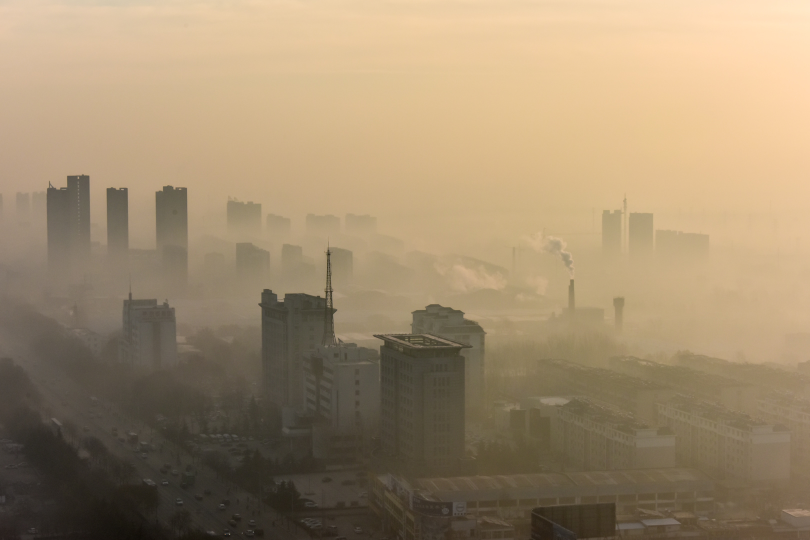
#> input picture CVwork/worker1/img_2.png, 1620 x 1080 px (shown at 1/2 size)
$ python dark2.py
#> lines starting #> are read from the running program, lines starting #| are printed output that depends on the picture
import cv2
import numpy as np


def zmMinFilterGray(src, r=7):
    '''最小值滤波，r是滤波器半径'''
    return cv2.erode(src, np.ones((2 * r + 1, 2 * r + 1)))


def guidedfilter(I, p, r, eps):
    height, width = I.shape
    m_I = cv2.boxFilter(I, -1, (r, r))
    m_p = cv2.boxFilter(p, -1, (r, r))
    m_Ip = cv2.boxFilter(I * p, -1, (r, r))
    cov_Ip = m_Ip - m_I * m_p

    m_II = cv2.boxFilter(I * I, -1, (r, r))
    var_I = m_II - m_I * m_I

    a = cov_Ip / (var_I + eps)
    b = m_p - a * m_I

    m_a = cv2.boxFilter(a, -1, (r, r))
    m_b = cv2.boxFilter(b, -1, (r, r))
    return m_a * I + m_b


def Defog(m, r, eps, w, maxV1):                 # 输入rgb图像，值范围[0,1]
    '''计算大气遮罩图像V1和光照值A, V1 = 1-t/A'''
    V1 = np.min(m, 2)                           # 得到暗通道图像
    Dark_Channel = zmMinFilterGray(V1, 7)
    cv2.imshow('20190708_Dark',Dark_Channel)    # 查看暗通道
    cv2.waitKey(0)
    cv2.destroyAllWindows()

    V1 = guidedfilter(V1, Dark_Channel, r, eps)  # 使用引导滤波优化
    bins = 2000
    ht = np.histogram(V1, bins)                  # 计算大气光照A
    d = np.cumsum(ht[0]) / float(V1.size)
    for lmax in range(bins - 1, 0, -1):
        if d[lmax] <= 0.999:
            break
    A = np.mean(m, 2)[V1 >= ht[1][lmax]].max()
    V1 = np.minimum(V1 * w, maxV1)               # 对值范围进行限制
    return V1, A


def deHaze(m, r=81, eps=0.001, w=0.95, maxV1=0.80, bGamma=False):
    Y = np.zeros(m.shape)
    Mask_img, A = Defog(m, r, eps, w, maxV1)             # 得到遮罩图像和大气光照

    for k in range(3):
        Y[:,:,k] = (m[:,:,k] - Mask_img)/(1-Mask_img/A)  # 颜色校正
    Y = np.clip(Y, 0, 1)
    if bGamma:
        Y = Y ** (np.log(0.5) / np.log(Y.mean()))       # gamma校正,默认不进行该操作
    return Y


if __name__ == '__main__':
    m = deHaze(cv2.imread('img_2.png') / 255.0) * 255
#> in deHaze, `Y = np.zeros(m.shape)`: Y: shape (1080, 1620, 3) float64; every value is 0
#> in Defog, `V1 = np.min(m, 2)`:
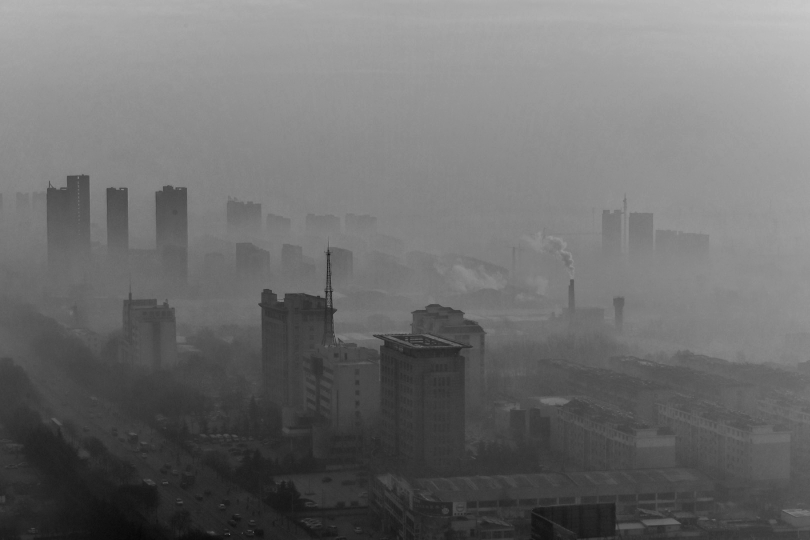
#> V1: shape (1080, 1620) float64 (shown at 1/2 size); min 0.0196, max 0.804, mean 0.433
#> in guidedfilter, `m_Ip = cv2.boxFilter(I * p, -1, (r, r))`:
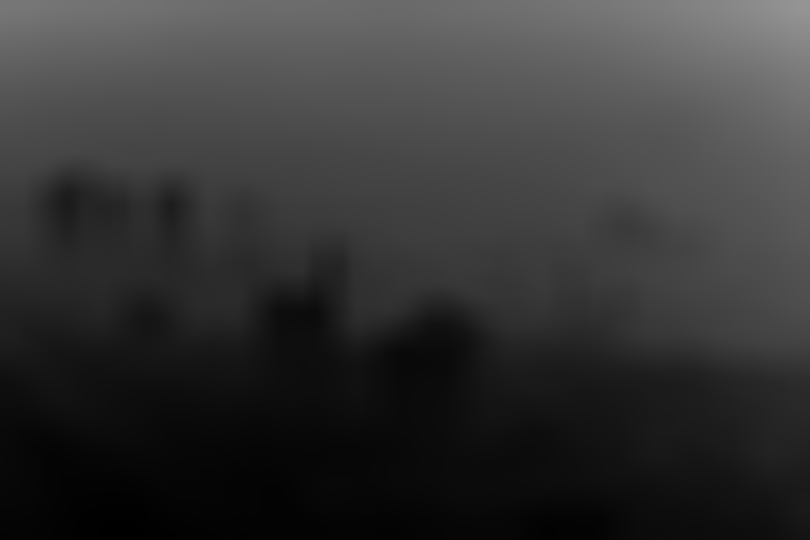
#> m_Ip: shape (1080, 1620) float64 (shown at 1/2 size); min 0.00215, max 0.584, mean 0.207
#> in guidedfilter, `var_I = m_II - m_I * m_I`:
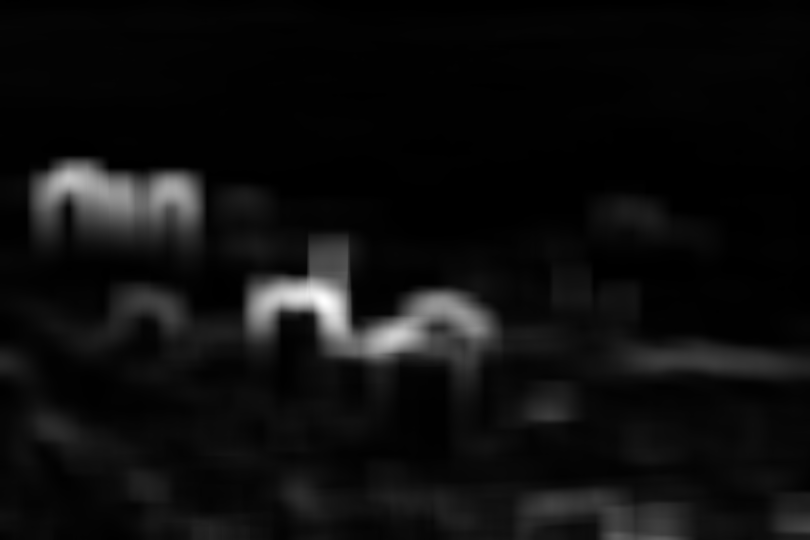
#> var_I: shape (1080, 1620) float64 (shown at 1/2 size); min 2.55e-05, max 0.0135, mean 0.000794; drawn with min black and max white
#> in guidedfilter, `m_a = cv2.boxFilter(a, -1, (r, r))`:
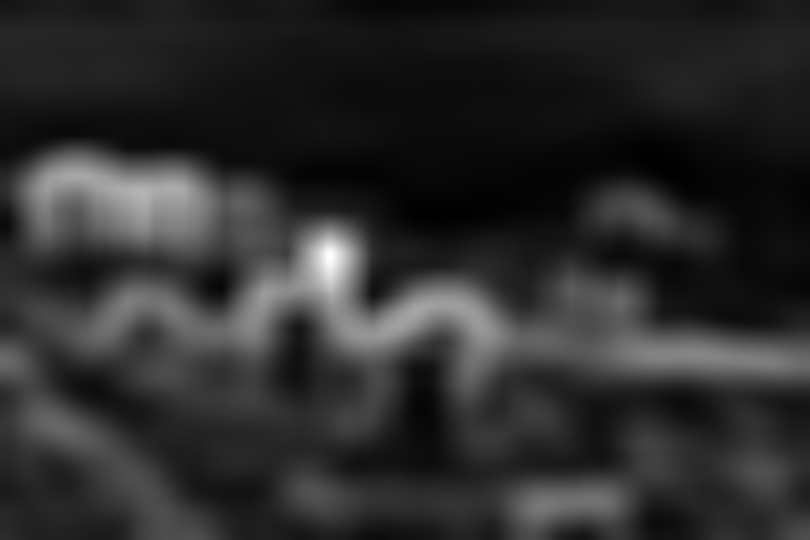
#> m_a: shape (1080, 1620) float64 (shown at 1/2 size); min 0.02, max 1.07, mean 0.206; drawn with min black and max white
#> in guidedfilter, `return m_a * I + m_b`:
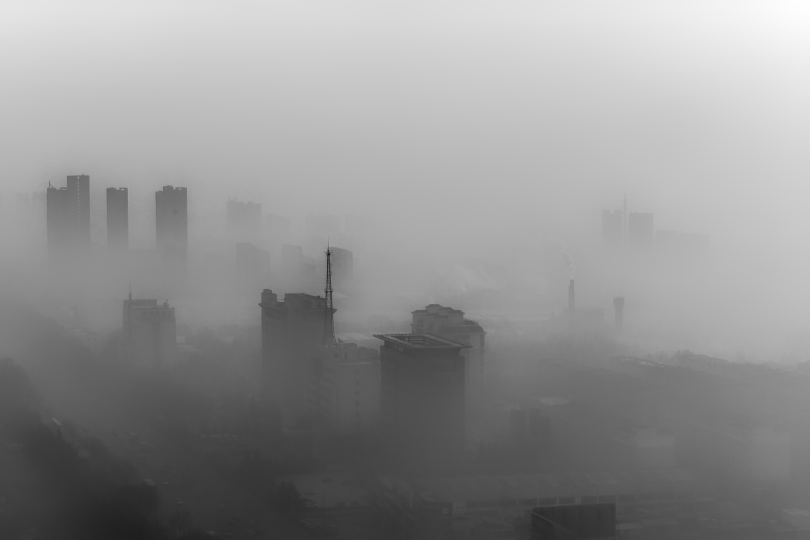
#> returned value: shape (1080, 1620) float64 (shown at 1/2 size); min -0.061, max 0.756, mean 0.409; drawn with min black and max white
#> in Defog, `d = np.cumsum(ht[0]) / float(V1.size)`: d = 2000 values from 5.72e-07 to 1
#> in Defog, `A = np.mean(m, 2)[V1 >= ht[1][lmax]].max()`: A = 0.901
#> after the loop in deHaze, `for k in range(3):`:
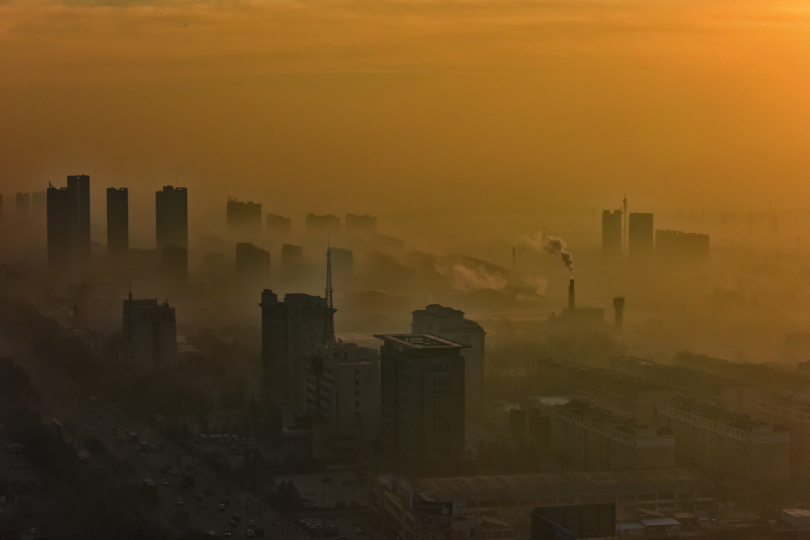
#> Y: shape (1080, 1620, 3) float64 (shown at 1/2 size); mean B, G, R 0.0874, 0.339, 0.519; drawn with min black and max white
#> in deHaze, `Y = np.clip(Y, 0, 1)`:
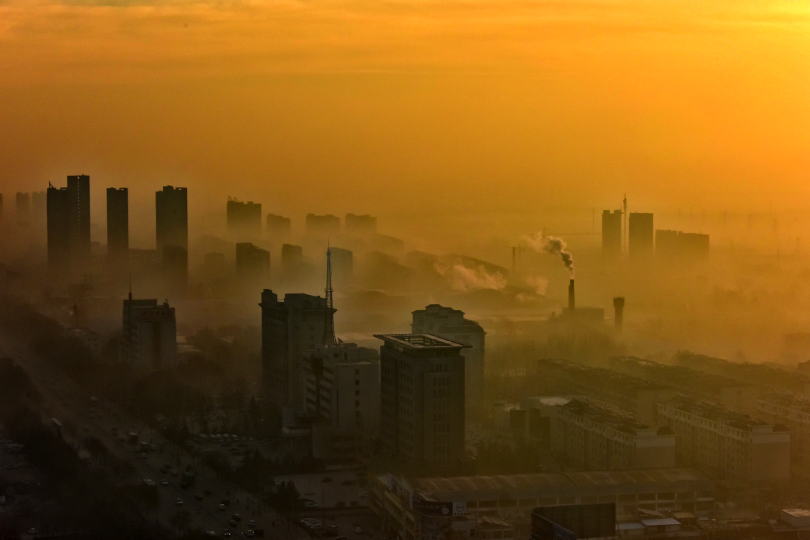
#> Y: shape (1080, 1620, 3) float64 (shown at 1/2 size); mean B, G, R 0.0874, 0.339, 0.509
    cv2.imwrite('2re3.png', m)

$ run again, with CVwork/worker1/img_02.png copied over CVwork/worker1/img_2.png
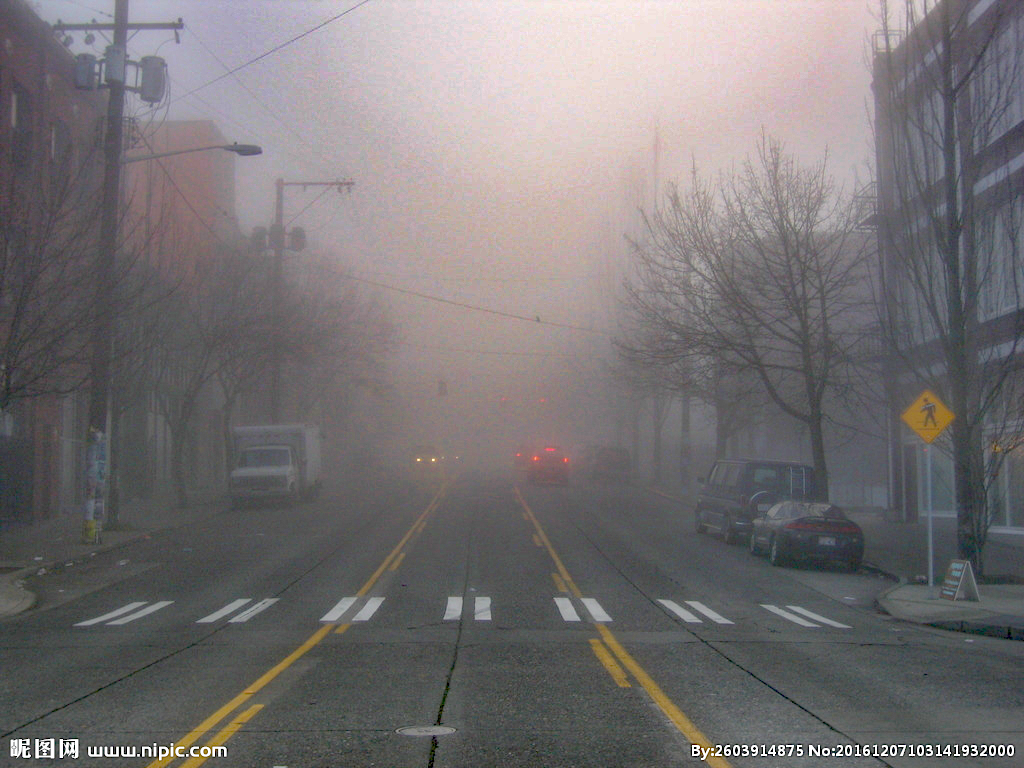
#> input picture CVwork/worker1/img_02.png, 1024 x 768 px
#> d = 2000 values from 3.81e-06 to 1
#> in Defog, `A = np.mean(m, 2)[V1 >= ht[1][lmax]].max()`: A = 0.961
#> after the loop in deHaze, `for k in range(3):`:
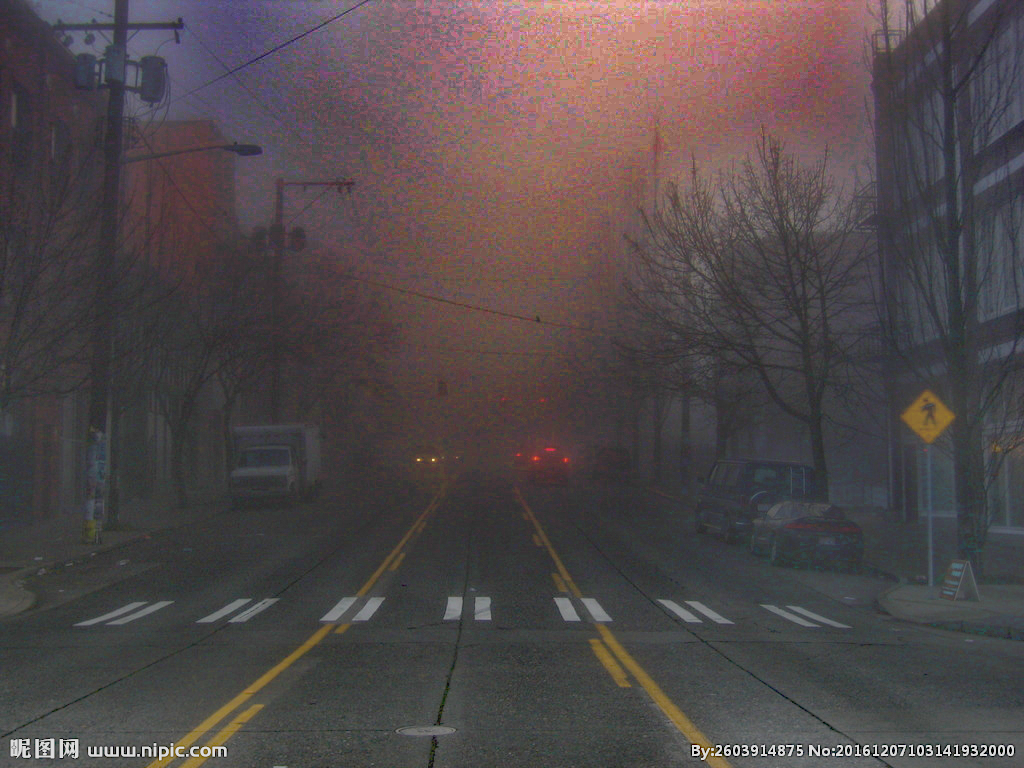
#> Y: shape (768, 1024, 3) float64; mean B, G, R 0.203, 0.193, 0.239; drawn with min black and max white
#> in deHaze, `Y = np.clip(Y, 0, 1)`:
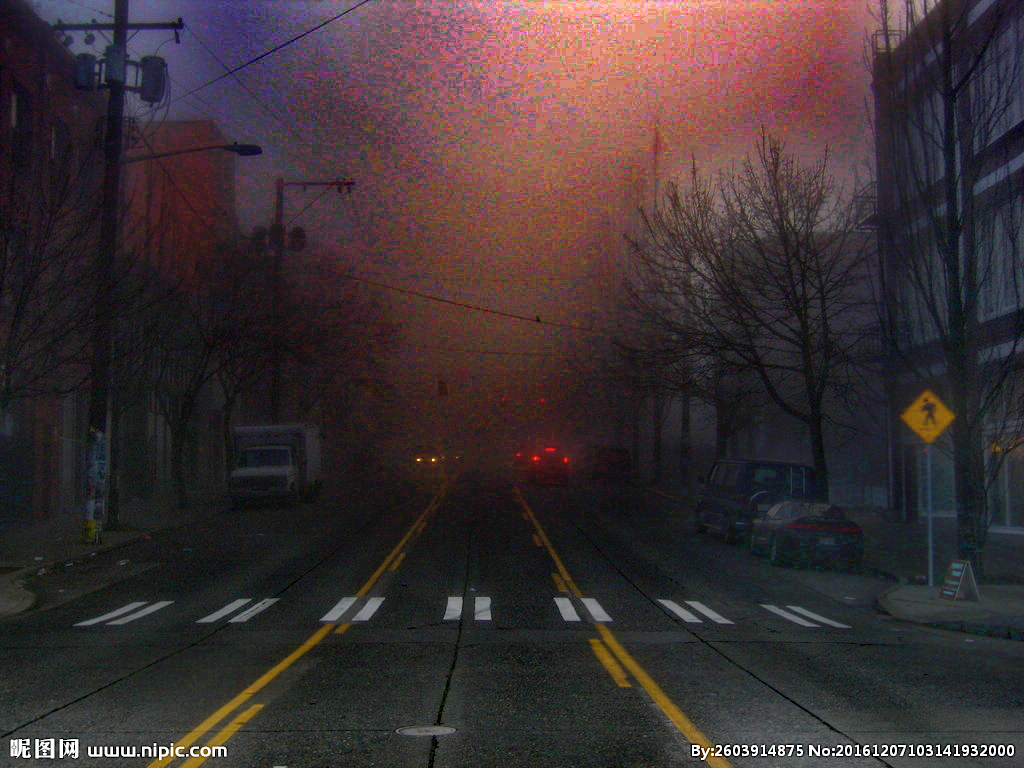
#> Y: shape (768, 1024, 3) float64; mean B, G, R 0.203, 0.194, 0.239

$ run again, with CVwork/worker1/img_1.png copied over CVwork/worker1/img_2.png
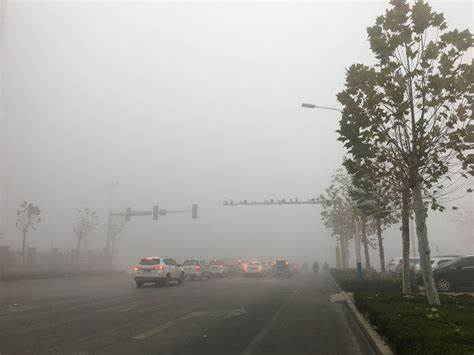
#> input picture CVwork/worker1/img_1.png, 474 x 355 px
#> d = 2000 values from 1.19e-05 to 1
#> in Defog, `A = np.mean(m, 2)[V1 >= ht[1][lmax]].max()`: A = 0.993
#> in Defog, `V1 = np.minimum(V1 * w, maxV1)`:
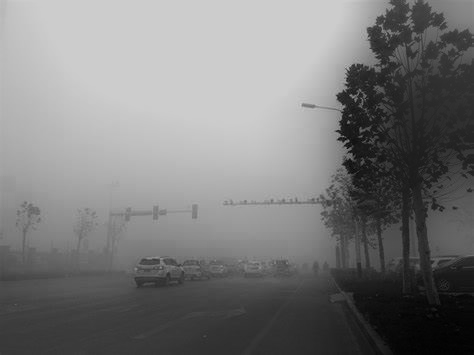
#> V1: shape (355, 474) float64; min 0.00601, max 0.8, mean 0.479
#> after the loop in deHaze, `for k in range(3):`:
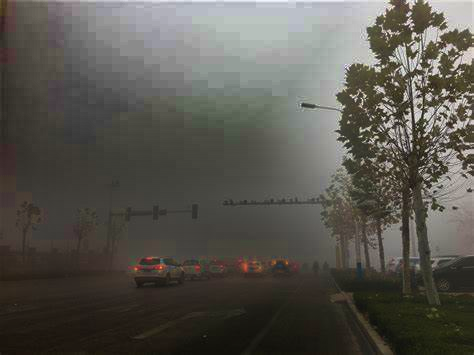
#> Y: shape (355, 474, 3) float64; mean B, G, R 0.295, 0.324, 0.333; drawn with min black and max white
